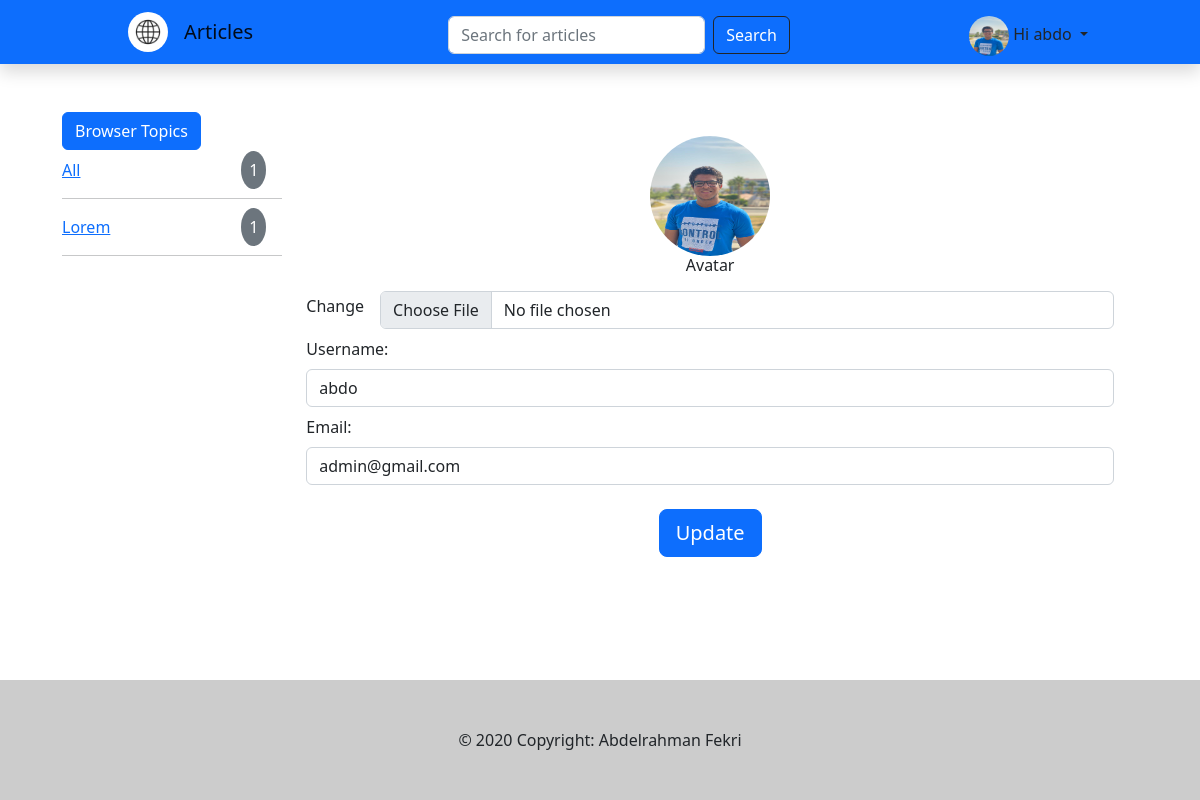
/profile/ (signed in), run on an earlier commit of the app's database.
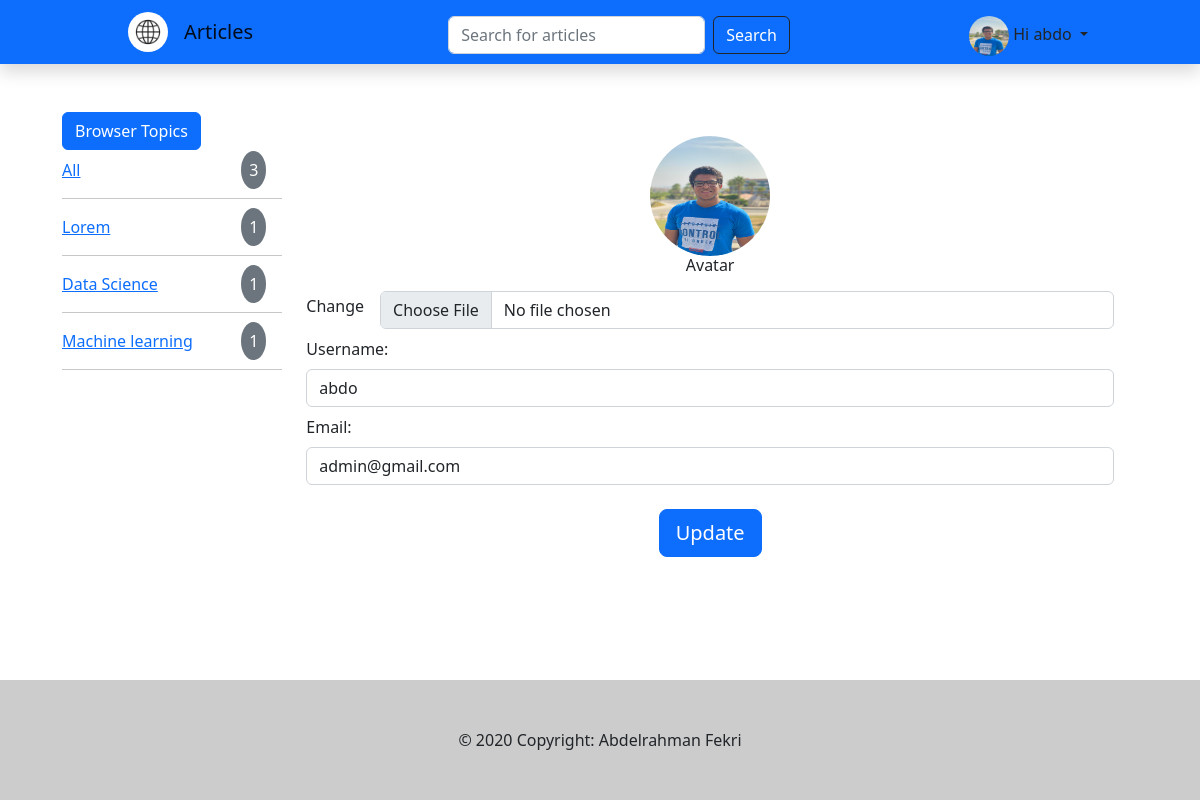
And on a later commit of the database.
### Social/models.py (models this page shows, shortened)
class Topic(models.Model):
    Name = models.CharField(max_length=30)
    NoArticles = models.IntegerField(default=0)

### Social/views.py (the view, shortened to what this page needs)
# urls.py: path('profile/',profile,name='profile'),
@login_required(login_url='/login')
def profile(request):
    topics = Topic.objects.all()
    numberOfArticles = Article.objects.all().count()
    user = User.objects.get(id=request.user.id)
    form = UserFormUpdate(instance=user)
    allArticle = Article.objects.all().count()
    context = {"allArticle":allArticle,"topics":topics,"NoArticle":numberOfArticles,"user":user,"form":form}
    return render(request,'Social/profile.html',context)

### Social/forms.py
class UserFormUpdate(ModelForm):
    class Meta:
        model = User
        fields =  ['Avatar','username','email']

### Social/templates/Social/profile.html
{% extends 'main.html' %}
{% block content %}
<div class="container mw-100 d-flex mt-5 flex-column flex-md-row" style="width:1100px;">
    {%include 'Social/articleTopics.html'%}
    {%include 'Social/info.html' %}
</div>
{% endblock %}

### Social/templates/Social/articleTopics.html
<div class="mw-75 mb-3 m-0" style="width:300px">
    <button class="btn btn-primary" type="button" data-toggle="collapse" data-target="#collapseExample"
        aria-expanded="True" aria-controls="collapseExample">
        Browser Topics
    </button>
    <div class="collapse show" id="collapseExample">
        <div class="d-flex justify-content-between align-items-center my-2">
            <div>
                <a href="{% url 'home' %}"><span>All</span></a>
            </div>
            <div>
                <span class="bg-secondary rounded-circle me-3 p-2 text-white">{{allArticle}}</span>
            </div>
        </div>
        <hr>
        {% for i in topics %}
        <div class="d-flex justify-content-between align-items-center my-3">
            <a href="{% url 'home'%}?topic={{i.Name}}">
                <span>{{i.Name}}</span>
            </a>
            <div>
                <span class="bg-secondary rounded-circle me-3 p-2 text-white">{{i.NoArticles}}</span>
            </div>
        </div>
        <hr>
        {% endfor %}
    </div>
</div>

What changed in the data, as far as the page shows it:
added Topic: Name "Data Science", NoArticles "1"
added Topic: Name "Machine learning", NoArticles "1"
Also different on the page:
{{ allArticle }}: "1" → "3"
